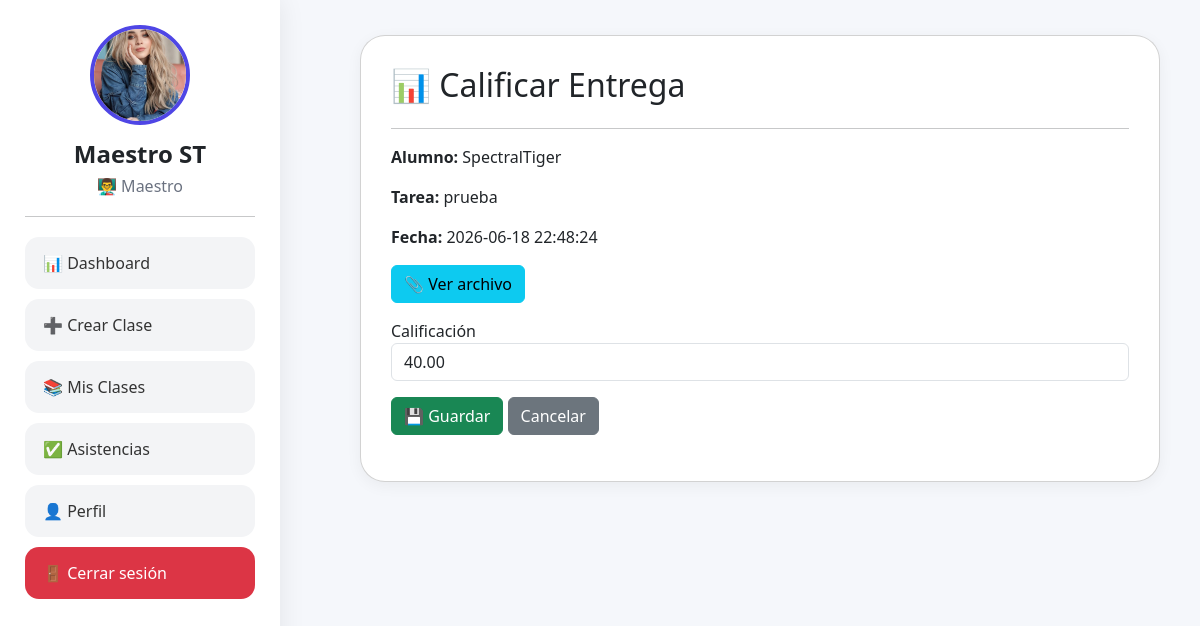
Page /profesor/tareas/calificar.php?id=4 (signed in) on the committed database.
### tables this page shows
CREATE TABLE `usuarios` (
  `id` int(11) NOT NULL,
  `nombre` varchar(100) DEFAULT NULL,
  `correo` varchar(100) DEFAULT NULL,
  `password` varchar(255) DEFAULT NULL,
  `rol` enum('alumno','maestro') DEFAULT 'alumno',
  `xp` int(11) DEFAULT 0,
  `nivel` int(11) DEFAULT 1,
  `foto` varchar(255) DEFAULT NULL,
  `semestre` varchar(20) DEFAULT NULL,
  `grupo` varchar(20) DEFAULT NULL
);

CREATE TABLE `entregas` (
  `id` int(11) NOT NULL,
  `tarea_id` int(11) DEFAULT NULL,
  `alumno_id` int(11) DEFAULT NULL,
  `entregado` tinyint(1) DEFAULT 0,
  `calificacion` decimal(5,2) DEFAULT NULL,
  `archivo` varchar(255) DEFAULT NULL,
  `fecha` datetime DEFAULT NULL
);

CREATE TABLE `tareas` (
  `id` int(11) NOT NULL,
  `clase_id` int(11) DEFAULT NULL,
  `titulo` varchar(100) DEFAULT NULL,
  `puntos` int(11) DEFAULT NULL,
  `fecha_entrega` date DEFAULT NULL,
  `descripcion` text DEFAULT NULL
);

### profesor/tareas/calificar.php (the view, shortened to what this page needs)
<?php
include '../../includes/conexion.php';
include '../../includes/sidebar_maestro.php';
$id = intval($_GET['id']);
$entrega = mysqli_fetch_assoc(
    mysqli_query(
        $conexion,
        "SELECT
        e.*,
        u.nombre,
        t.titulo
        FROM entregas e
        INNER JOIN usuarios u
        ON e.alumno_id = u.id
        INNER JOIN tareas t
        ON e.tarea_id = t.id
        WHERE e.id = $id"
    )
);
?>
<!DOCTYPE html>
<html lang="es">
<head>
    <link href="https://cdn.jsdelivr.net/npm/bootstrap@5.3.7/dist/css/bootstrap.min.css" rel="stylesheet">
</head>
<body>
    <div class="content">
        <div class="card">
            <h2>
                📊 Calificar Entrega
            </h2>
            <hr>
            <p>
                <strong>Alumno:</strong>
                <?= htmlspecialchars($entrega['nombre']) ?>
            </p>
            <p>
                <strong>Tarea:</strong>
                <?= htmlspecialchars($entrega['titulo']) ?>
            </p>
            <p>
                <strong>Fecha:</strong>
                <?= $entrega['fecha'] ?>
            </p>
            <?php if (!empty($entrega['archivo'])): ?>
                <p>
                    <a href="../../uploads/entregas/<?= $entrega['archivo'] ?>" target="_blank" class="btn btn-info">
                        📎 Ver archivo
                    </a>
                </p>
            <?php endif; ?>
            <form method="POST">
                <div class="mb-3">
                    <label>
                        Calificación
                    </label>
                    <input type="number" step="0.01" min="0" max="100" name="calificacion" class="form-control"
                        value="<?= $entrega['calificacion'] ?>">
                </div>
                <button type="submit" name="guardar" class="btn btn-success">
                    💾 Guardar
                </button>
                <a href="entregas.php?id=<?= $entrega['tarea_id'] ?>" class="btn btn-secondary">
                    Cancelar
                </a>
            </form>
        </div>
    </div>
</body>
</html>

### includes/sidebar_maestro.php (shortened to what this page needs)
<?php
include_once __DIR__ . '/conexion.php';
$id_usuario = $_SESSION['id'];
$usuario = mysqli_fetch_assoc(
    mysqli_query(
        $conexion,
        "SELECT *
         FROM usuarios
         WHERE id=$id_usuario"
    )
);
$protocolo = isset($_SERVER['HTTPS']) && $_SERVER['HTTPS'] !== 'off'
    ? 'https'
    : 'http';
$rutaBase = $protocolo . '://' . $_SERVER['HTTP_HOST'] . '/Majo/';
?>
<div class="sidebar">
    <img class="foto-perfil" src="<?= !empty($usuario['foto'])
        ? $rutaBase . 'profesor/uploads/perfil/' . $usuario['foto']
        : 'https://ui-avatars.com/api/?name=' . urlencode($usuario['nombre']) . '&background=4f46e5&color=ffffff'
        ?>" alt="Perfil">
    <h4>
        <?= htmlspecialchars($usuario['nombre']) ?>
    </h4>
    <h6>
        👨‍🏫 Maestro
    </h6>
    <hr>
    <a href="<?= $rutaBase ?>profesor/dashboard.php" class="btn-menu">
        📊 Dashboard
    </a>
    <a href="<?= $rutaBase ?>profesor/clases/crear.php" class="btn-menu">
        ➕ Crear Clase
    </a>
    <a href="<?= $rutaBase ?>profesor/clases/ver.php" class="btn-menu">
        📚 Mis Clases
    </a>
    <a href="<?= $rutaBase ?>profesor/asistencias/historial.php" class="btn-menu">
        ✅ Asistencias
    </a>
    <a href="<?= $rutaBase ?>profesor/perfil.php" class="btn-menu">
        👤 Perfil
    </a>
    <a href="<?= $rutaBase ?>auth/logout.php" class="btn-menu btn-danger-menu">
        🚪 Cerrar sesión
    </a>
</div>

### includes/sidebar_maestro.php (style rules this page uses)
.sidebar { position: fixed; top: 0; left: 0; width: 280px; height: 100vh; background: white; padding: 25px; overflow-y: auto; box-shadow: 0 0 25px rgba(0, 0, 0, .08); z-index: 1000; }
.foto-perfil { width: 100px; height: 100px; border-radius: 50%; object-fit: cover; border: 4px solid #4f46e5; display: block; margin: auto; }
.sidebar h4 { text-align: center; margin-top: 15px; font-weight: 700; }
.sidebar h6 { text-align: center; color: #6b7280; }
.btn-menu { display: block; width: 100%; padding: 14px 18px; margin-bottom: 10px; border-radius: 14px; text-decoration: none; color: #333; background: #f3f4f6; transition: .3s; }
.btn-danger-menu { background: #dc3545; color: white !important; }
.sidebar hr { margin: 20px 0; }

### profesor/tareas/calificar.php (style rules this page uses)
body { background: #f5f7fb; }
.content { margin-left: 320px; padding: 35px; }
.card { background: white; max-width: 800px; margin: auto; padding: 30px; border-radius: 25px; box-shadow: 0 4px 15px rgba(0, 0, 0, .05); }

### rows in the picture
usuarios: foto (picture), nombre "Maestro ST"
entregas: usuarios.nombre "SpectralTiger", tarea.titulo "prueba", fecha "2026-06-18 22:48:24", calificacion "40.00"
